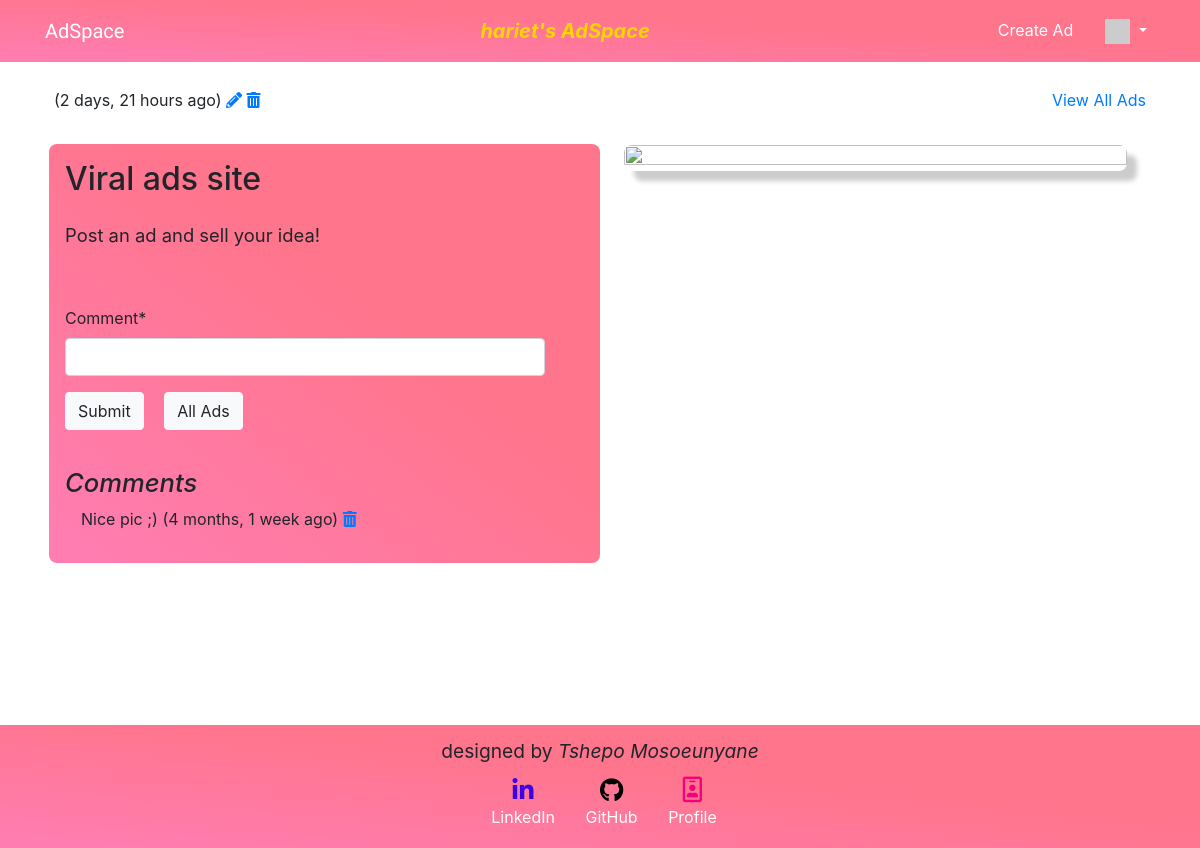
Before: /ad/1 (signed in) with the older database file.
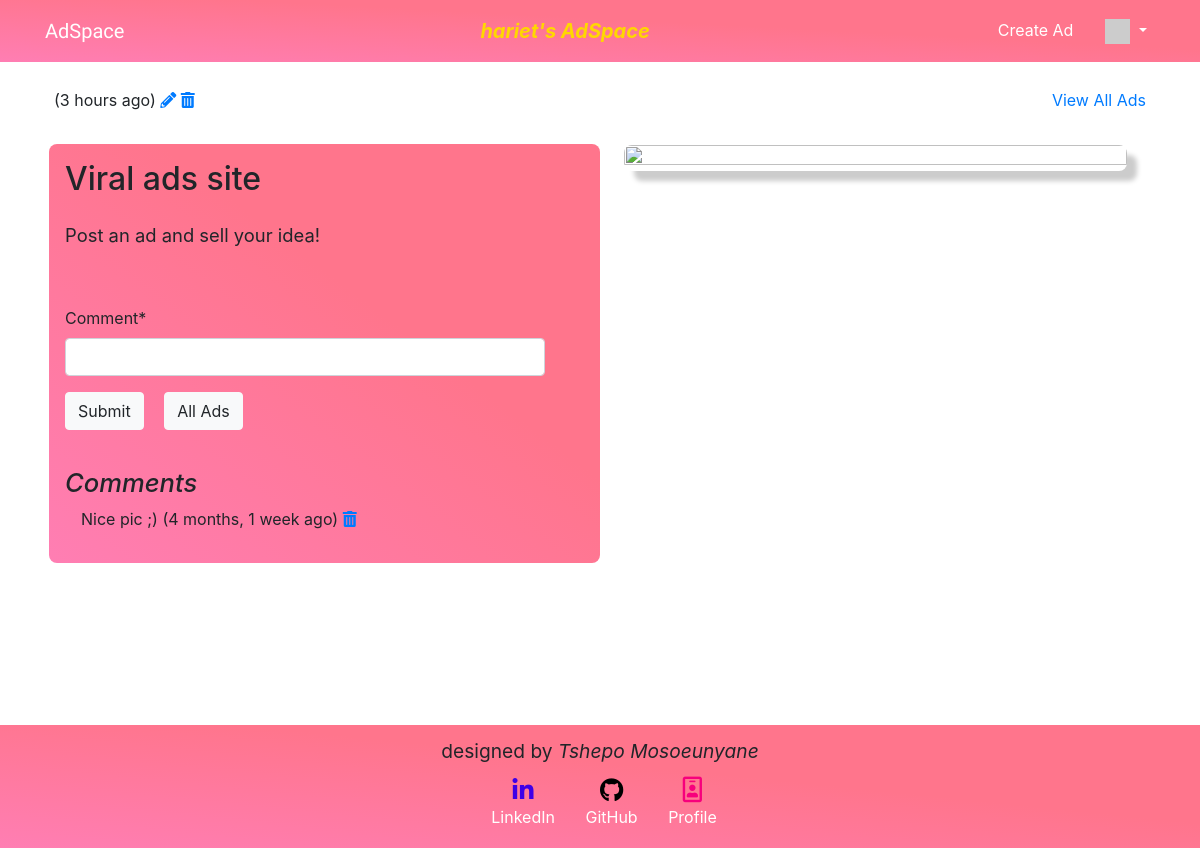
After: the same page with the newer database file.
### ads/models.py (models this page shows, shortened)
class Ad(models.Model) :
    title = models.CharField(
            max_length=200,
            validators=[MinLengthValidator(2, "Title must be greater than 2 characters")]
    )
    price = models.DecimalField(max_digits=7, decimal_places=2, null=True)
    text = models.TextField()
    owner = models.ForeignKey(settings.AUTH_USER_MODEL, on_delete=models.CASCADE)
    favorites = models.ManyToManyField(settings.AUTH_USER_MODEL,
        through='Fav', related_name='favorite_ads')
    created_at = models.DateTimeField(auto_now_add=True)
    updated_at = models.DateTimeField(auto_now=True)
    picture = models.BinaryField(null=True, editable=True)
    content_type = models.CharField(max_length=256, null=True, help_text='The MIMEType of the file')

class Comment(models.Model) :
    text = models.TextField(
        validators=[MinLengthValidator(3, "Comment must be greater than 3 characters")]
    )
    ad = models.ForeignKey(Ad, on_delete=models.CASCADE)
    owner = models.ForeignKey(settings.AUTH_USER_MODEL, on_delete=models.CASCADE)
    created_at = models.DateTimeField(auto_now_add=True)
    updated_at = models.DateTimeField(auto_now=True)

### ads/views.py (the view)
# urls.py: path('ad/<int:pk>', views.AdDetailView.as_view(), name='ad_detail'),
class AdDetailView(OwnerDetailView):
    model = Ad
    template_name = "ads/ad_detail.html"
    def get(self, request, pk) :
        ad = Ad.objects.get(id=pk)
        comments = Comment.objects.filter(ad=ad).order_by('-updated_at')
        comment_form = CommentForm()
        context = { 'ad' : ad, 'comments': comments, 'comment_form': comment_form }
        return render(request, self.template_name, context)

### ads/forms.py
class CommentForm(forms.Form):
    comment = forms.CharField(required=True, max_length=500, min_length=3, strip=True)

### home/context_processors.py (called while the page is built)
def settings(request):
    return {
        'settings': django_settings,
    }

### home/templatetags/app_tags.py (called while the page is built)
@register.filter(name='gravatar')
def gravatar(user, size=35):
    email = str(user.email.strip().lower()).encode('utf-8')
    email_hash = md5(email).hexdigest()
    url = "//www.gravatar.com/avatar/{0}?s={1}&d=identicon&r=PG"
    return url.format(email_hash, size)

### ads/templates/ads/ad_detail.html (shortened to what this page needs)
{% extends "base_menu.html" %}
{% load humanize %}
{% block content %}
  <div class="container mt-5 pt-4">
    <div class="row my-1 my-md-3 px-4">
      <p style="margin-bottom: 1em; text-align: end;">
        ({{ ad.updated_at|naturaltime }})
        {% if ad.owner == user %}
        <a href="{% url 'ads:ad_update' ad.id %}"><i class="fa fa-pencil"></i></a>
        <a href="{% url 'ads:ad_delete' ad.id %}"><i class="fa fa-trash"></i></a>
        {% endif %}
      </p>
      <p class="ml-auto">
        <a href="{% url 'ads:all' %}">View All Ads</a>
      </p>
    </div>
    <div class="row align-items-start mx-1">
      <div class="col-12 col-md-6 mb-4 px-0 px-md-4 order-md-1">
        {% if ad.content_type %}
          <img src="{% url 'ads:ad_picture' ad.id %}" class="ad-details-img">
        {% endif %}
      </div>
      <div class="ad-details col-12 col-md-6 order-md-0">
        <h1 style="margin-bottom: 0.75em;">{{ ad.title }}</h1>
        <p style="font-size: 1.15em;">
          {{ ad.text }}
        </p>
        {% if user.is_authenticated %}
          <br clear="all" />
          <p>
            {% load crispy_forms_tags %}
            <form method="post" action="{% url 'ads:ad_comment_create' ad.id %}">
              {{ comment_form|crispy }}
              <input class="btn btn-light" type="submit" value="Submit" style="margin-right: 1em;">
              <input class="btn btn-light" type="submit" value="All Ads" onclick="window.location.href='{% url 'ads:all' %}';return false;">
            </form>
          </p>
        {% endif %}
        {% if comments %}
          <h2 style="margin-top: 1.5em; font-size: 1.6em; font-style: italic;">Comments</h2>
        {% endif %}
        {% for comment in comments %}
          <p style="margin-left: 1em;">
            {{ comment.text }}
            ({{ comment.updated_at|naturaltime }})
            {% if user == comment.owner %}
              <a href="{% url 'ads:ad_comment_delete' comment.id %}"><i class="fa fa-trash"></i></a>
            {% endif %}
          </p>
        {% endfor %}
      </div>
    </div>
  </div>
{% endblock %}

### home/templates/base_menu.html (shortened to what this page needs)
{% extends "base_bootstrap.html" %}
{% block navbar %}
  {% load app_tags %}
  <nav class="navbar fixed-top navbar-expand-lg">
    <div class="container">
      <div class="navbar-header">
        <a class="navbar-brand" href="{% url 'ads:all' %}">{{ settings.APP_NAME }}</a>
      </div>
      {% if user.is_authenticated %}
        <div class="navbar-text d-none d-sm-block ml-auto">{{request.user.username}}'s AdSpace</div>
      {% endif %}
      <ul class="navbar-nav flex-row ml-auto">
        {% if user.is_authenticated %}
        <li class="nav-item mr-3">
          <a class="nav-link" href="{% url 'ads:ad_create' %}">Create Ad</a>
        </li>
        <li class="nav-item dropdown">
          <a class="nav-link dropdown-toggle" href="#" id="navbarDropdown" role="button" data-toggle="dropdown" aria-haspopup="true" aria-expanded="false">
            <img style="width: 25px;" src="{{ user|gravatar:60 }}" /><b class="caret"></b>
          </a>
        </li>
        {% endif %}
      </ul>
    </div>
  </nav>
{% endblock %}
{% block footer %}
  <div class="footer">
    <p class="mb-1" style="font-size: 1.2em;">designed by <em>Tshepo Mosoeunyane</em></p>
    <div class="text-center py-0">
      <a class="btn btn-social-icon btn-linkedin ml-2" href="https://www.linkedin.com/in/tshepo-mosoeunyane" rel="noreferrer" target="_blank">
        <i class="fa fa-linkedin text-reset" style="font-size: 1.5em; color: rgb(62, 0, 231);"></i> <br>
        <span>LinkedIn</span>
      </a>
      <a class="btn btn-social-icon btn-github" href="https://github.com/Lemour-sudo" rel="noreferrer" target="_blank">
        <i class="fa fa-github" style="font-size: 1.5em; color: black;"></i> <br>
        <span>GitHub</span>
      </a>
      <a class="btn btn-social-icon" href="#" rel="noreferrer" target="_blank">
        <i class="fa fa-id-badge" style="font-size: 1.6em; color: rgb(247, 0, 124);"></i> <br>
        <span>Profile</span>
      </a>
    </div>
  </div>
{% endblock %}

### home/templates/base_bootstrap.html (shortened to what this page needs)
<!DOCTYPE html>
<html>
<head>
  <link rel="stylesheet" href="https://stackpath.bootstrapcdn.com/bootstrap/4.1.3/css/bootstrap.min.css">
  <link rel="stylesheet" href="https://use.fontawesome.com/releases/v5.8.1/css/all.css">
  <link rel="stylesheet" href="https://use.fontawesome.com/releases/v5.8.1/css/v4-shims.css">
  {% load static %}
  <link rel="stylesheet" href="{% static 'css/styles.css' %}">
</head>
<body>
  <div class="container-fluid ">
    {% block navbar %} {% endblock %}
    {% block content %} {% endblock %}
  </div>
  {% block footer %} {% endblock %}
</body>
</html>

### home/static/css/styles.css (style rules this page uses)
:root { --passionate-bed-gradient: linear-gradient(to bottom left, #ff758c 40%, #ff7eb3 100%); }
html { height: 100%; }
body { position: relative; min-height: 100%; padding-bottom: 9rem; }
.container-fluid { padding: 0; }
input, textarea { max-width: 30em; }
.navbar { color: white; background: var(--passionate-bed-gradient); }
.navbar-brand { font-family: 'Inknut Antiqua'; }
.navbar a { color: white; }
.navbar-text { font-size: 1.25em; font-style: italic; font-weight: bold; color: gold; }
.footer { position: absolute; bottom: 0; width: 100%; padding: 0.75em 0; text-align: center; background: var(--passionate-bed-gradient); }
.footer span { color: white; }
.ad-details { padding: 1em; border-radius: 0.5em; background: var(--passionate-bed-gradient); }
.ad-details h1 { font-size: 2em; }
.ad-details p { font-size: 1em; }
.ad-details-img { height: 100%; width: 100%; border-radius: 0.5em; box-shadow: 10px 10px 5px #ccc; }

Changed rows visible on the page:
changed Ad "Viral ads site": updated_at "2 days, 21 hours ago" → "3 hours ago"
